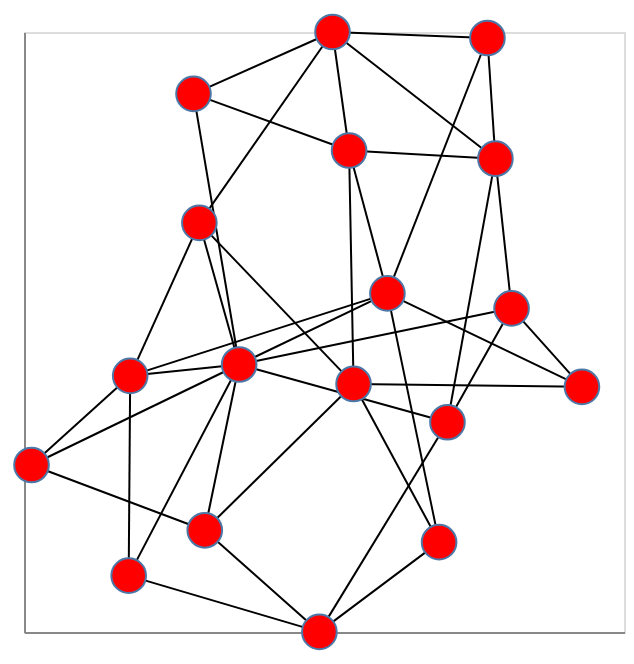

The cell this chart's notebook holds for it:
### Markdown cell above
###### Generate a random graph

To get started quickly, we can create a random graph. The `fast_gnp_random_graph` method uses the Erdős-Rényi model to generate a graph according to two main parameters: the number of nodes **`n`** and the probability that a given pair of nodes is connected **`p`**:

### Code cell
G = nx.fast_gnp_random_graph(n=18, p=.2)

# show graph with nx_altair
nxa.draw_networkx(G)

### Figure 1 — Vega-Lite specification as saved in the notebook (floating-point values rounded to 4 significant figures)
{"config": {"view": {"continuousWidth": 300, "continuousHeight": 300}}, "layer": [{"data": {"name": "data-33a6fed3597a9700b54af5d2b77d0cea"}, "mark": {"type": "line", "color": "black", "opacity": 1, "strokeWidth": 1}, "encoding": {"detail": {"field": "edge", "type": "quantitative"}, "x": {"axis": {"grid": false, "labels": false, "ticks": false, "title": ""}, "field": "x", "type": "quantitative"}, "y": {"axis": {"grid": false, "labels": false, "ticks": false, "title": ""}, "field": "y", "type": "quantitative"}}}, {"data": {"name": "data-537859c1df750f77ceb64aef99ed6d8c"}, "mark": {"type": "point", "fill": "red", "opacity": 1, "size": 300, "strokeWidth": 1.0}, "encoding": {"x": {"axis": {"grid": false, "labels": false, "ticks": false}, "field": "x", "type": "quantitative"}, "y": {"axis": {"grid": false, "labels": false, "ticks": false}, "field": "y", "type": "quantitative"}}}], "$schema": "https://vega.github.io/schema/vega-lite/v5.8.0.json", "datasets": {"data-33a6fed3597a9700b54af5d2b77d0cea": [{"source": 0, "pair": [0, 1], "y": -0.1083, "target": 1, "x": -0.2829, "edge": 0}, {"source": 0, "pair": [0, 1], "y": -0.8122, "target": 1, "x": -0.651, "edge": 0}, {"source": 0, "pair": [0, 2], "y": -0.1083, "target": 2, "x": -0.2829, "edge": 1}, {"source": 0, "pair": [0, 2], "y": 0.3638, "target": 2, "x": -0.4155, "edge": 1}, {"source": 0, "pair": [0, 3], "y": -0.1083, "target": 3, "x": -0.2829, "edge": 2}, {"source": 0, "pair": [0, 3], "y": 0.7938, "target": 3, "x": -0.435, "edge": 2}, {"source": 0, "pair": [0, 4], "y": -0.1083, "target": 4, "x": -0.2829, "edge": 3}, {"source": 0, "pair": [0, 4], "y": 0.07885, "target": 4, "x": 0.6252, "edge": 3}, {"source": 0, "pair": [0, 5], "y": -0.1083, "target": 5, "x": -0.2829, "edge": 4}, {"source": 0, "pair": [0, 5], "y": -0.661, "target": 5, "x": -0.3975, "edge": 4}, {"source": 0, "pair": [0, 6], "y": -0.1083, "target": 6, "x": -0.2829, "edge": 5}, {"source": 0, "pair": [0, 6], "y": -0.1461, "target": 6, "x": -0.646, "edge": 5}, {"source": 0, "pair": [0, 8], "y": -0.1083, "target": 8, "x": -0.2829, "edge": 6}, {"source": 0, "pair": [0, 8], "y": -0.4433, "target": 8, "x": -0.9749, "edge": 6}, {"source": 0, "pair": [0, 10], "y": -0.1083, "target": 10, "x": -0.2829, "edge": 7}, {"source": 0, "pair": [0, 10], "y": -0.3009, "target": 10, "x": 0.4115, "edge": 7}, {"source": 0, "pair": [0, 13], "y": -0.1083, "target": 13, "x": -0.2829, "edge": 8}, {"source": 0, "pair": [0, 13], "y": 0.1286, "target": 13, "x": 0.2114, "edge": 8}, {"source": 1, "pair": [1, 6], "y": -0.8122, "target": 6, "x": -0.651, "edge": 9}, {"source": 1, "pair": [1, 6], "y": -0.1461, "target": 6, "x": -0.646, "edge": 9}, {"source": 1, "pair": [1, 16], "y": -0.8122, "target": 16, "x": -0.651, "edge": 10}, {"source": 1, "pair": [1, 16], "y": -0.9996, "target": 16, "x": -0.01538, "edge": 10}, {"source": 2, "pair": [2, 6], "y": 0.3638, "target": 6, "x": -0.4155, "edge": 11}, {"source": 2, "pair": [2, 6], "y": -0.1461, "target": 6, "x": -0.646, "edge": 11}, {"source": 2, "pair": [2, 7], "y": 0.3638, "target": 7, "x": -0.4155, "edge": 12}, {"source": 2, "pair": [2, 7], "y": -0.1731, "target": 7, "x": 0.09853, "edge": 12}, {"source": 2, "pair": [2, 9], "y": 0.3638, "target": 9, "x": -0.4155, "edge": 13}, {"source": 2, "pair": [2, 9], "y": 1.0, "target": 9, "x": 0.02841, "edge": 13}, {"source": 3, "pair": [3, 9], "y": 0.7938, "target": 9, "x": -0.435, "edge": 14}, {"source": 3, "pair": [3, 9], "y": 1.0, "target": 9, "x": 0.02841, "edge": 14}, {"source": 3, "pair": [3, 11], "y": 0.7938, "target": 11, "x": -0.435, "edge": 15}, {"source": 3, "pair": [3, 11], "y": 0.605, "target": 11, "x": 0.08362, "edge": 15}, {"source": 4, "pair": [4, 10], "y": 0.07885, "target": 10, "x": 0.6252, "edge": 16}, {"source": 4, "pair": [4, 10], "y": -0.3009, "target": 10, "x": 0.4115, "edge": 16}, {"source": 4, "pair": [4, 12], "y": 0.07885, "target": 12, "x": 0.6252, "edge": 17}, {"source": 4, "pair": [4, 12], "y": 0.5777, "target": 12, "x": 0.5714, "edge": 17}, {"source": 4, "pair": [4, 17], "y": 0.07885, "target": 17, "x": 0.6252, "edge": 18}, {"source": 4, "pair": [4, 17], "y": -0.1828, "target": 17, "x": 0.8598, "edge": 18}, {"source": 5, "pair": [5, 7], "y": -0.661, "target": 7, "x": -0.3975, "edge": 19}, {"source": 5, "pair": [5, 7], "y": -0.1731, "target": 7, "x": 0.09853, "edge": 19}, {"source": 5, "pair": [5, 8], "y": -0.661, "target": 8, "x": -0.3975, "edge": 20}, {"source": 5, "pair": [5, 8], "y": -0.4433, "target": 8, "x": -0.9749, "edge": 20}, {"source": 5, "pair": [5, 16], "y": -0.661, "target": 16, "x": -0.3975, "edge": 21}, {"source": 5, "pair": [5, 16], "y": -0.9996, "target": 16, "x": -0.01538, "edge": 21}, {"source": 6, "pair": [6, 8], "y": -0.1461, "target": 8, "x": -0.646, "edge": 22}, {"source": 6, "pair": [6, 8], "y": -0.4433, "target": 8, "x": -0.9749, "edge": 22}, {"source": 6, "pair": [6, 13], "y": -0.1461, "target": 13, "x": -0.646, "edge": 23}, {"source": 6, "pair": [6, 13], "y": 0.1286, "target": 13, "x": 0.2114, "edge": 23}, {"source": 7, "pair": [7, 11], "y": -0.1731, "target": 11, "x": 0.09853, "edge": 24}, {"source": 7, "pair": [7, 11], "y": 0.605, "target": 11, "x": 0.08362, "edge": 24}, {"source": 7, "pair": [7, 14], "y": -0.1731, "target": 14, "x": 0.09853, "edge": 25}, {"source": 7, "pair": [7, 14], "y": -0.7006, "target": 14, "x": 0.3836, "edge": 25}, {"source": 7, "pair": [7, 17], "y": -0.1731, "target": 17, "x": 0.09853, "edge": 26}, {"source": 7, "pair": [7, 17], "y": -0.1828, "target": 17, "x": 0.8598, "edge": 26}, {"source": 9, "pair": [9, 11], "y": 1.0, "target": 11, "x": 0.02841, "edge": 27}, {"source": 9, "pair": [9, 11], "y": 0.605, "target": 11, "x": 0.08362, "edge": 27}, {"source": 9, "pair": [9, 12], "y": 1.0, "target": 12, "x": 0.02841, "edge": 28}, {"source": 9, "pair": [9, 12], "y": 0.5777, "target": 12, "x": 0.5714, "edge": 28}, {"source": 9, "pair": [9, 15], "y": 1.0, "target": 15, "x": 0.02841, "edge": 29}, {"source": 9, "pair": [9, 15], "y": 0.98, "target": 15, "x": 0.5447, "edge": 29}, {"source": 10, "pair": [10, 12], "y": -0.3009, "target": 12, "x": 0.4115, "edge": 30}, {"source": 10, "pair": [10, 12], "y": 0.5777, "target": 12, "x": 0.5714, "edge": 30}, {"source": 10, "pair": [10, 16], "y": -0.3009, "target": 16, "x": 0.4115, "edge": 31}, {"source": 10, "pair": [10, 16], "y": -0.9996, "target": 16, "x": -0.01538, "edge": 31}, {"source": 11, "pair": [11, 12], "y": 0.605, "target": 12, "x": 0.08362, "edge": 32}, {"source": 11, "pair": [11, 12], "y": 0.5777, "target": 12, "x": 0.5714, "edge": 32}, {"source": 11, "pair": [11, 13], "y": 0.605, "target": 13, "x": 0.08362, "edge": 33}, {"source": 11, "pair": [11, 13], "y": 0.1286, "target": 13, "x": 0.2114, "edge": 33}, {"source": 12, "pair": [12, 15], "y": 0.5777, "target": 15, "x": 0.5714, "edge": 34}, {"source": 12, "pair": [12, 15], "y": 0.98, "target": 15, "x": 0.5447, "edge": 34}, {"source": 13, "pair": [13, 14], "y": 0.1286, "target": 14, "x": 0.2114, "edge": 35}, {"source": 13, "pair": [13, 14], "y": -0.7006, "target": 14, "x": 0.3836, "edge": 35}, {"source": 13, "pair": [13, 15], "y": 0.1286, "target": 15, "x": 0.2114, "edge": 36}, {"source": 13, "pair": [13, 15], "y": 0.98, "target": 15, "x": 0.5447, "edge": 36}, {"source": 13, "pair": [13, 17], "y": 0.1286, "target": 17, "x": 0.2114, "edge": 37}, {"source": 13, "pair": [13, 17], "y": -0.1828, "target": 17, "x": 0.8598, "edge": 37}, {"source": 14, "pair": [14, 16], "y": -0.7006, "target": 16, "x": 0.3836, "edge": 38}, {"source": 14, "pair": [14, 16], "y": -0.9996, "target": 16, "x": -0.01538, "edge": 38}], "data-537859c1df750f77ceb64aef99ed6d8c": [{"x": -0.2829, "y": -0.1083}, {"x": -0.651, "y": -0.8122}, {"x": -0.4155, "y": 0.3638}, {"x": -0.435, "y": 0.7938}, {"x": 0.6252, "y": 0.07885}, {"x": -0.3975, "y": -0.661}, {"x": -0.646, "y": -0.1461}, {"x": 0.09853, "y": -0.1731}, {"x": -0.9749, "y": -0.4433}, {"x": 0.02841, "y": 1.0}, {"x": 0.4115, "y": -0.3009}, {"x": 0.08362, "y": 0.605}, {"x": 0.5714, "y": 0.5777}, {"x": 0.2114, "y": 0.1286}, {"x": 0.3836, "y": -0.7006}, {"x": 0.5447, "y": 0.98}, {"x": -0.01538, "y": -0.9996}, {"x": 0.8598, "y": -0.1828}]}}
